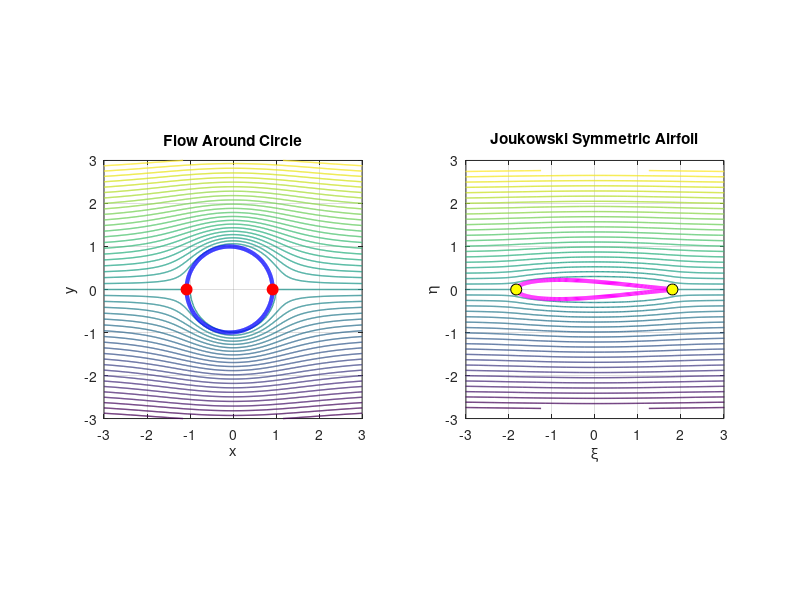

Here is the MATLAB script that generated this plot:
% Transformation of circle into a symmetric airfoil
U = 3.0;                 
R = 1.0;                 

% Co-ordinates
x = linspace(-3,3,500);
y = linspace(-3,3,500);

[X,Y] = meshgrid(x,y);

% Complex-plane
z = X + 1i*Y;

% In polar coordinates
r = abs(z);
theta = atan2(Y,X);

% To avoid singularity
r(r < R) = R;

% Streamlines
psi_uniform = U .* r .* sin(theta);
psi_doublet = -U * R^2 .* sin(theta) ./ r;
psi = psi_uniform + psi_doublet;

% Circle Boundary
th = linspace(0,2*pi,500);
e = 0.08;                        % Horizontal offset
circle = -e + R*exp(1i*th);

% Kutta Zhukovsky Transformation
c = 0.9 * R;
z(abs(z)<R) = NaN;
zeta = z + (c^2)./z;

X_airfoil = real(zeta);
Y_airfoil = imag(zeta);

% Airfoil Boundary
airfoil = circle + (c^2)./circle;

% Stagnation points on the circle
x_s = [-e+R,-e-R];
y_s = [0,0];

% Stagnation points on the symmetrical airfoil
z_s = x_s + 1i*y_s;
zeta_s = z_s + (c^2)./z_s;

x_airfoil_s = real(zeta_s);
y_airfoil_s = imag(zeta_s);

% Subplots
figure

% Flow over a circle
subplot(1,2,1)

contour(X, Y, psi, 45, 'LineWidth',1)

hold on

plot(real(circle), imag(circle),'b', 'LineWidth',3)

% Stagnation points
plot(x_s,y_s,'ro','MarkerSize',8,'MarkerFaceColor','r')

axis equal

xlabel('x')
ylabel('y')

title('Flow Around Circle')

grid on

% Flow over a symmetric airfoil
subplot(1,2,2)

contour(X_airfoil, Y_airfoil, psi, 45, 'LineWidth',1)

hold on

plot(real(airfoil), imag(airfoil),'m', 'LineWidth',3)

% Transformed Stagnation points
plot(x_airfoil_s,y_airfoil_s,'ko','MarkerSize',8,'MarkerFaceColor','y')

axis equal

xlim([-3,3])
ylim([-3,3])

xlabel('\xi')
ylabel('\eta')

title('Joukowski Symmetric Airfoil')

grid on
